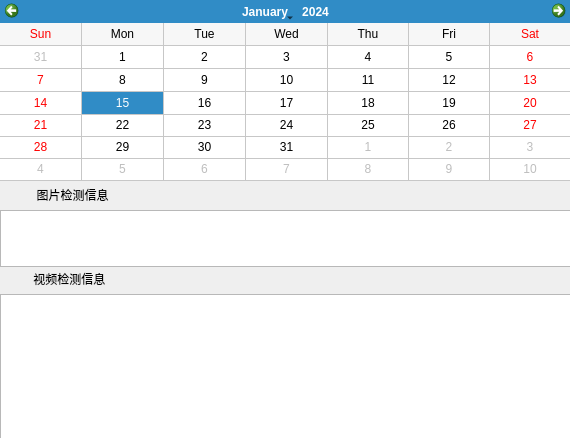
<?xml version="1.0" encoding="UTF-8"?>
<ui version="4.0">
 <class>Form</class>
 <widget class="QWidget" name="Form">
  <property name="geometry">
   <rect>
    <x>0</x>
    <y>0</y>
    <width>570</width>
    <height>438</height>
   </rect>
  </property>
  <property name="windowTitle">
   <string>检测分析</string>
  </property>
  <widget class="QCalendarWidget" name="calendarWidget">
   <property name="geometry">
    <rect>
     <x>0</x>
     <y>0</y>
     <width>571</width>
     <height>181</height>
    </rect>
   </property>
   <property name="firstDayOfWeek">
    <enum>Qt::Sunday</enum>
   </property>
   <property name="gridVisible">
    <bool>true</bool>
   </property>
   <property name="horizontalHeaderFormat">
    <enum>QCalendarWidget::ShortDayNames</enum>
   </property>
   <property name="verticalHeaderFormat">
    <enum>QCalendarWidget::NoVerticalHeader</enum>
   </property>
  </widget>
  <widget class="QWidget" name="verticalLayoutWidget">
   <property name="geometry">
    <rect>
     <x>0</x>
     <y>186</y>
     <width>571</width>
     <height>81</height>
    </rect>
   </property>
   <layout class="QVBoxLayout" name="verticalLayout">
    <item>
     <spacer name="verticalSpacer_3">
      <property name="orientation">
       <enum>Qt::Vertical</enum>
      </property>
      <property name="sizeHint" stdset="0">
       <size>
        <width>20</width>
        <height>40</height>
       </size>
      </property>
     </spacer>
    </item>
    <item>
     <widget class="QLabel" name="label">
      <property name="text">
       <string>           图片检测信息</string>
      </property>
     </widget>
    </item>
    <item>
     <widget class="QTableView" name="tableView_image"/>
    </item>
   </layout>
  </widget>
  <widget class="QWidget" name="verticalLayoutWidget_2">
   <property name="geometry">
    <rect>
     <x>0</x>
     <y>270</y>
     <width>571</width>
     <height>171</height>
    </rect>
   </property>
   <layout class="QVBoxLayout" name="verticalLayout_2">
    <item>
     <spacer name="verticalSpacer">
      <property name="orientation">
       <enum>Qt::Vertical</enum>
      </property>
      <property name="sizeHint" stdset="0">
       <size>
        <width>20</width>
        <height>40</height>
       </size>
      </property>
     </spacer>
    </item>
    <item>
     <widget class="QLabel" name="label_2">
      <property name="text">
       <string>          视频检测信息</string>
      </property>
     </widget>
    </item>
    <item>
     <widget class="QTableView" name="tableView_image_2"/>
    </item>
   </layout>
  </widget>
 </widget>
 <resources/>
 <connections/>
</ui>
